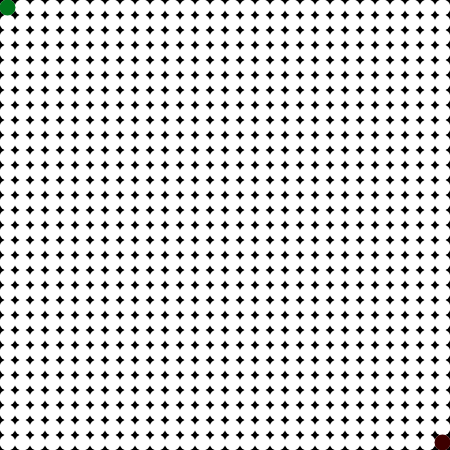
Frame 1 (no input)
Frame 60 (no input): identical to frame 1, image omitted
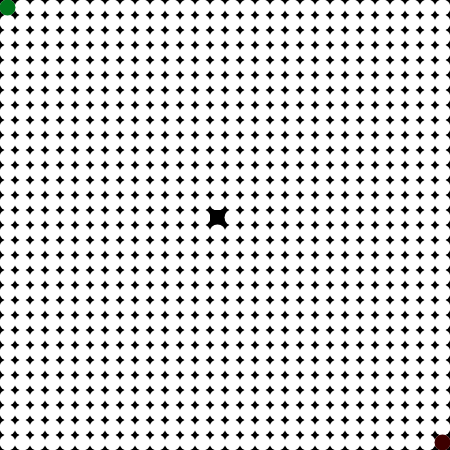
Frame 120 (the mouse pressed at the canvas centre since frame 60)

The p5.js sketch that drew these frames (run headless with seeded random() and noise() and a simulated clock; from frame 60 on, the mouse is pressed at the canvas centre):

// p5.js sketch
// ── sketch.js
// Default values.
var cols = 30;
var rows = 30;
var wallProportion = 0.3;
var boxsize = 15;
var heuristicMode = 1;            // 0: Euclidean Distance    1: Manhattan Distance.
var pencilSize = 0;
var pencilSizeLimit;
var grid;
var openSet;
var closeSet;
var start;
var end;
var path;
var status;
var counter = 0;

// Tags
const INIT = 0;
const WORKING = 1;
const SOLVED = 2;
const NOPATH = 3;

function count() {
    counter++;
    // console.log(counter);
}

function removeFromArray(arr, elt) {
    for (var i = arr.length - 1; i >= 0; i--) {
        if (arr[i] == elt) {
            arr.splice(i, 1);
        }
    }
}

function heuristic(a, b) {
    var d;
    switch (heuristicMode) {
        case 0:     // Euclidean.
            d = dist(a.i, a.j, b.i, b.j);       // Same as: sqrt(pow(b.i - a.i, 2) + pow(b.j - a.j, 2));
            break;
        case 1:     // Manhattan.
            d = abs(a.i - b.i) + abs(a.j - b.j);
            break;
        default:
            d = dist(a.i, a.j, b.i, b.j);
            break;
    }
    return d;
}

function resetDataStructures() {
    closeSet = [];
    openSet = [];
    path = [];
    grid = new Array(cols);
}

function showFrame() {
    background(0);

    // Non analized spots.
    for (var j = 0; j < rows; j++) {
        for (var i = 0; i < cols; i++) {
            grid[i][j].show(color(255));
        }
    }

    // Close set.
    for (var i = 0; i < closeSet.length; i++) {
        closeSet[i].show(color(255, 0, 0));
    }

    // Open set.
    for (var i = 0; i < openSet.length; i++) {
        openSet[i].show(color(0, 255, 0));
    }

    // Path.
    for (var i = 0; i < path.length; i++) {
        path[i].show(color(0,0,255));
    }

    start.show(color(0, 117, 27));
    end.show(color(61, 0, 0));

}

function checkPencil() {
    // Considering pencilSize = 0, the area converted into a wall will be a 1x1 pixel matrix,
    // where the clicked pixel is the center of that matrix.
    // Considering a bigger pencilSize this matrix would be bigger. PencilSize = 1: 2x2 ... etc.
    // topleft_ij and downright_ij represent the topleft and bottomright corner
    // displacement from center, which is the same for i and j.
    if (mouseIsPressed) {

        var topleft_ij = floor(pencilSize / 2) * -1;
        var downright_ij =  ceil(pencilSize / 2);
        var pressed_col = ceil(mouseX / boxsize) - 1;
        var pressed_row = ceil(mouseY / boxsize) - 1;

        if (mouseButton === LEFT) {
            for (var i = topleft_ij; i <= downright_ij; i++)
                for (var j = topleft_ij; j <= downright_ij; j++)
                    if (pressed_col + i >= 0 && pressed_col + i < cols && pressed_row + j >= 0 && pressed_row + j < rows)
                        grid[pressed_col + i][pressed_row + j].wall = true;

        }
        else {
            for (var i = topleft_ij; i <= downright_ij; i++)
                for (var j = topleft_ij; j <= downright_ij; j++)
                    if (pressed_col + i >= 0 && pressed_col + i < cols && pressed_row + j >= 0 && pressed_row + j < rows)
                        grid[pressed_col + i][pressed_row + j].wall = false;
        }
        start.wall = false;
        end.wall = false;
    }
}

function Spot(i, j) {
    this.i = i;
    this.j = j;
    this.f = 0;     // Total distance  f(x) = g(x) + h(x);
    this.g = 0;     // Distance from start to this spot.
    this.h = 0;     // Heuristic distance from spot to end.
    this.neighbors = [];
    this.previous = undefined;
    this.wall = false;

    this.show = function(col) {
        noStroke(0);
        if (this.wall) {
            fill(0);
            rect(this.i * boxsize, this.j * boxsize, boxsize - 1, boxsize - 1);
        }
        else {
            fill(col);
            circle(this.i * boxsize + boxsize / 2, this.j * boxsize + boxsize / 2, boxsize + 1);
        }
    }

    this.addNeighbors = function() {
        var i = this.i;
        var j = this.j;

        if (i < cols - 1) {
            this.neighbors.push(grid[i + 1][j]);
        }
        if (i > 0) {
            this.neighbors.push(grid[i - 1][j]);
        }
        if (j < rows - 1) {
            this.neighbors.push(grid[i][j + 1]);
        }
        if (j > 0) {
            this.neighbors.push(grid[i][j - 1]);
        }
    }

}

function keyPressed() {
    // Restart grid.
    if (keyCode == 82) {
        status = INIT;
        setup();
    }

    // Show current values.
    if (keyCode == 96) {
        console.clear();
        console.log("Current values:");
        console.log("\tColumns: " + cols);
        console.log("\tRows: " + rows);
        console.log("\tSize: " + boxsize);
        console.log("\tWall proportion: " + wallProportion);
        console.log("\tWall pencil size: " + pencilSize);
    }

    // Initial config options.
    if (status == INIT) {
        // Set pencil size (bigger).
        if (keyCode == 38) {
            pencilSize = constrain(pencilSize + 1, 0, pencilSizeLimit);
            console.log("Wall pencil size: " + pencilSize);
        }
        // Set pencil size (smaller).
        if (keyCode == 40) {
            pencilSize = constrain(pencilSize - 1, 0, pencilSizeLimit);
            console.log("Wall pencil size: " + pencilSize);
        }

        // Set grid width (bigger).
        if (keyCode == 102) {
            cols += 1;
            console.log("Added one column.");
            setup();
        }
        // Set grid width (smaller).
        if (keyCode == 100) {
            cols -= 1;
            console.log("Removed one column.");
            setup();
        }
        // Set grid height (bigger).
        if (keyCode == 98) {
            rows += 1;
            console.log("Added one row.");
            setup();
        }
        // Set grid width (smaller).
        if (keyCode == 104) {
            rows -= 1;
            console.log("Removed one column.");
            setup();
        }

        // Set boxsize (bigger).
        if (keyCode == 105) {
            boxsize += 1;
            console.log("Grid size: " + boxsize);
            setup();
        }
        // Set boxsize (smaller).
        if (keyCode == 103) {
            boxsize -= 1;
            console.log("Grid size: " + boxsize);
            setup();
        }

        // Set wall proportion (smaller).
        if (keyCode == 97) {
            wallProportion -= 0.1;
            console.log("Wall proportion: " + wallProportion);
        }
        // Set wall proportion (bigger).
        if (keyCode == 99) {
            wallProportion += 0.1;
            console.log("Wall proportion: " + wallProportion);
        }

        // Set size default values.
        if (keyCode == 101) {
            cols = 30;
            rows = 30;
            boxsize = 15;
            wallProportion = 0.3;
            pencilSize = 0;
            console.log("Values set to default");
            setup();
        }


        // Automatic wall set.
        if (keyCode == 65) {
            for (var j = 0; j < rows; j++) {
                for (var i = 0; i < cols; i++) {
                    if (random(1) < wallProportion) {
                        grid[i][j].wall = true;
                    }
                    else {
                        grid[i][j].wall = false;
                    }
                }
            }
            start.wall = false;
            end.wall = false;
        }

        // Initiate A* Algorithm.
        if (keyCode == 83) {
            counter = 0;
            setInterval(count, 1);    //  Init counter and increment it each 100 miliseconds.
            openSet.push(start);
            status = WORKING;
        }

        // Change heuristic function.
        if (keyCode == 72) {
            if (heuristicMode == 0) {
                heuristicMode = 1;
                console.log("Heuristic: Manhattan.");
            }
            else {
                heuristicMode = 0;
                console.log("Heuristic: Euclidean.");
            }
        }

        // Set Initial spot.
        if (keyCode == 73) {
            var pressed_col = ceil(mouseX / boxsize) - 1;
            var pressed_row = ceil(mouseY / boxsize) - 1;
            if (pressed_col >= 0 && pressed_col < cols && pressed_row >= 0 && pressed_row < rows) {
                start = grid[pressed_col][pressed_row];
                start.wall = false;
                console.log("Start point set at: (" + pressed_col + ", " + pressed_row + ").");
            }
        }

        // Set Ending spot.
        if (keyCode == 69) {
            var pressed_col = ceil(mouseX / boxsize) - 1;
            var pressed_row = ceil(mouseY / boxsize) - 1;
            if (pressed_col >= 0 && pressed_col < cols && pressed_row >= 0 && pressed_row < rows) {
                end = grid[pressed_col][pressed_row];
                end.wall = false;
                console.log("Ending point set at: (" + pressed_col + ", " + pressed_row + ").");
            }
        }
    }
    else {
        console.log("Search already started.");
    }
}

function setup() {
    let canvas = createCanvas(boxsize * cols, boxsize * rows);
    resetDataStructures();

    // Init grid.
    for (var j = 0; j < rows; j++) {
        for (var i = 0; i < cols; i++) {
            if (j == 0) grid[i] = new Array(rows);
            grid[i][j] = new Spot(i, j);
        }
    }

    // Find Neighbors.
    for (var j = 0; j < rows; j++) {
        for (var i = 0; i < cols; i++) {
            grid[i][j].addNeighbors();
        }
    }

    status = INIT;
    pencilSizeLimit = min(cols, rows) - 1;
    start = grid[0][0];
    end = grid[cols - 1][rows - 1];
}

function AStarAlgorithm() {

    if (openSet.length > 0) {

        // Find the node in openSet with lowest f score. Will be stored at openSet[winner].
        var winner = 0;
        for (var i = 0; i < openSet.length; i++) {
            if(openSet[i].f < openSet[winner].f) {
                winner = i;
            }
        }

        var current = openSet[winner];

        // May have reached the end.
        if (current === end) {
            status = SOLVED;
            console.log("Done in: " + counter + " miliseconds");
            console.log("Expanded nodes: " + closeSet.length);
            console.log("path nodes: " + path.length);
            showFrame();
        }

        removeFromArray(openSet, current);
        closeSet.push(current);

        var neighbors = current.neighbors;
        for (var i = 0; i < neighbors.length; i++) {
            var neighbor = neighbors[i];

            if (!closeSet.includes(neighbor) && neighbor.wall === false) {
                var tempG = current.g + 1;

                // Already evaluated and may have a better g score. Otherwise needs its g score to be updated.
                if (openSet.includes(neighbor)) {
                    if  (tempG < neighbor.g) {
                        neighbor.g = tempG;
                    }
                }
                // Not evaluated yet, so can directly get the new g score and be added to openSet.
                else {
                    neighbor.g = tempG;
                    openSet.push(neighbor);
                }

                neighbor.h = heuristic(neighbor, end);
                neighbor.f = neighbor.g + neighbor.h;
                neighbor.previous = current;
            }
        }


    }
    else {
        status = NOPATH;
        console.log("No solution!");
    }

    // Find the path.
    if (status == WORKING || status == SOLVED) {
        path = [];
        var temp = current;
        path.push(temp);
        while (temp.previous) {
            path.push(temp.previous);
            temp = temp.previous;
        }
    }

}

function draw() {
    if (status == INIT) {
        checkPencil();
        showFrame();
    }
    if (status == WORKING) {
        AStarAlgorithm();
        showFrame();
    }
}




// Disables context menu when right mouse button is clicked.
document.oncontextmenu = function() {
  return false;
}

// https://en.wikipedia.org/wiki/Flood_fill

// ── style.css
body {
  margin: 50px;
}

main {
  text-align: center;
}

canvas {
  border: 5px solid black; 
  margin: 50px;
}

#title {
  text-align: center;
  font-size: 25px;
}

#controls {
  float: left; background-color: lightgrey; margin: 20px; padding: 5px
}

a, a.visited {
  text-decoration: none;
  color: rgb(33, 41, 119);
}
